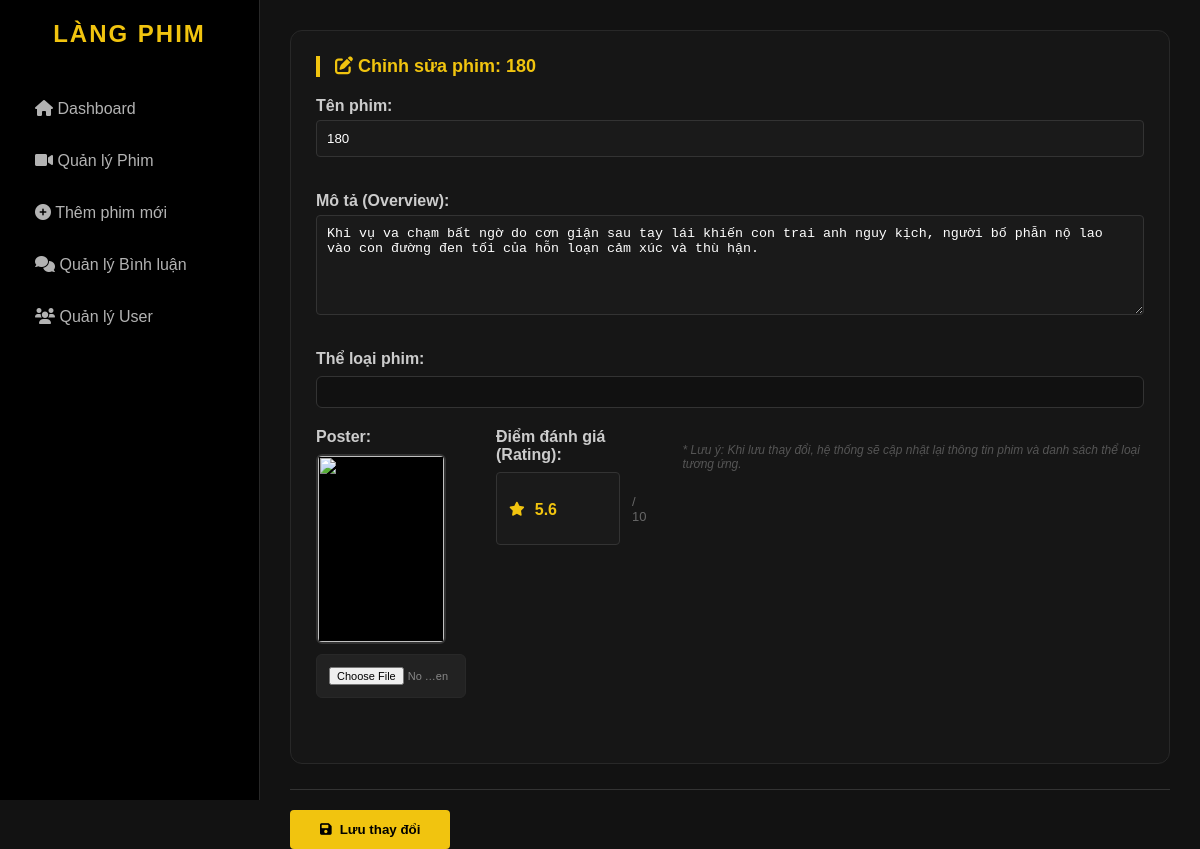
The page /admin/edit-movie.php?id=47 on the database as committed earlier.
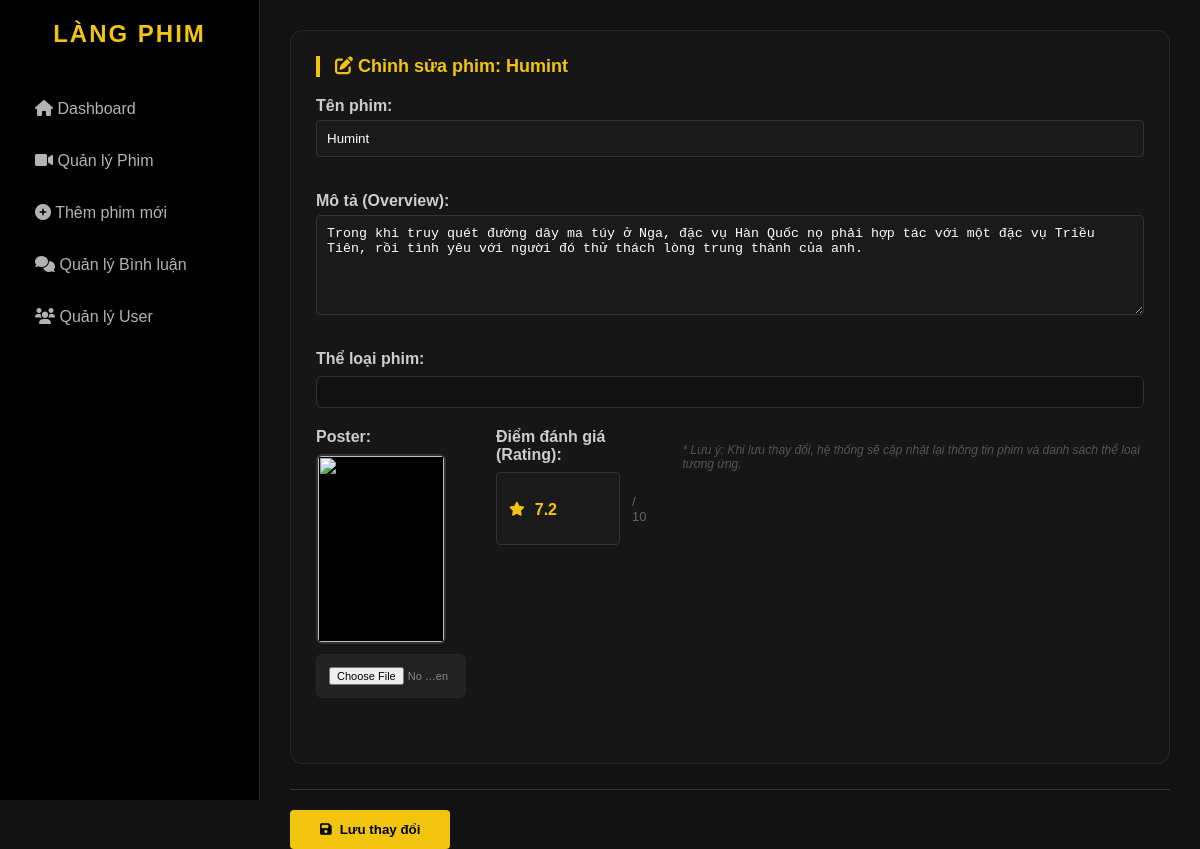
The same page on the database as committed later.
### tables this page shows
CREATE TABLE `movies` (
  `id` int(11) NOT NULL,
  `tmdb_id` int(11) DEFAULT NULL,
  `title` varchar(255) NOT NULL,
  `overview` text DEFAULT NULL,
  `poster_path` varchar(255) DEFAULT NULL,
  `backdrop_path` varchar(255) DEFAULT NULL,
  `release_date` date DEFAULT NULL,
  `rating` decimal(3,1) DEFAULT NULL,
  `created_at` timestamp NOT NULL DEFAULT current_timestamp(),
  `video_key` varchar(255) DEFAULT NULL
);

### admin/edit-movie.php (the view, shortened to what this page needs)
<?php
include_once __DIR__ . '/../core/config.php';
include 'sidebar.php';
if(isset($_GET['id'])) {
    $id = intval($_GET['id']);
    $stmt = $pdo->prepare("SELECT * FROM movies WHERE id = ?");
    $stmt->execute([$id]);
    $movie = $stmt->fetch();
}
?>
<div class="main-content">
    <div class="card">
        <h3><i class="fas fa-edit"></i> Chỉnh sửa phim: <?= htmlspecialchars($movie['title']) ?></h3>
        <form action="process-movie.php" method="POST" enctype="multipart/form-data" style="margin-top: 20px;">
            <div class="form-group" style="margin-bottom: 20px;">
                <label style="display: block; margin-bottom: 5px; font-weight: bold; color: #ccc;">Tên phim:</label>
                <input type="text" name="title" class="input-field"
                       value="<?= htmlspecialchars($movie['title']) ?>"
                       style="width: 100%; padding: 10px; background: #1a1a1a; border: 1px solid #333; color: #fff; border-radius: 4px;" required>
            </div>
            <div class="form-group" style="margin-bottom: 20px;">
                <label style="display: block; margin-bottom: 5px; font-weight: bold; color: #ccc;">Mô tả (Overview):</label>
                <textarea name="overview" class="input-field"
                          style="width: 100%; height: 100px; padding: 10px; background: #1a1a1a; border: 1px solid #333; color: #fff; border-radius: 4px; resize: vertical;"><?= htmlspecialchars($movie['overview']) ?></textarea>
            </div>
            <div class="form-group" style="margin-bottom: 20px;">
                <label style="display: block; margin-bottom: 8px; font-weight: bold; color: #ccc;">Thể loại phim:</label>
                <div style="display: grid; grid-template-columns: repeat(auto-fill, minmax(140px, 1fr)); gap: 12px; background: #111; padding: 15px; border-radius: 6px; border: 1px solid #333;">
                </div>
            </div>
            <div style="display: flex; gap: 30px; align-items: flex-start; margin-bottom: 25px;">
                <div class="form-group" style="flex: 0 0 150px;">
                    <label style="display: block; margin-bottom: 8px; font-weight: bold; color: #ccc;">Poster:</label>
                    <div style="width: 130px; height: 190px; border-radius: 6px; overflow: hidden; border: 2px solid #333; background: #000;">
                        <?php
                        $poster = trim($movie['poster_path'] ?? '');
                        if (filter_var($poster, FILTER_VALIDATE_URL)) { $final_url = $poster; }
                        elseif (str_starts_with($poster, '/')) { $final_url = "https://image.tmdb.org/t/p/w500" . $poster; }
                        else { $final_url = "../uploads/posters/" . ltrim($poster, '/'); }
                        ?>
                        <img src="<?= $final_url ?>" style="width: 100%; height: 100%; object-fit: cover;" onerror="this.src='../assets/images/no-poster.png';">
                    </div>
                    <input type="file" name="poster_file" style="margin-top: 10px; font-size: 11px; color: #888;">
                </div>
           <div class="form-group" style="flex: 1;">
    <label style="display: block; margin-bottom: 8px; font-weight: bold; color: #ccc;">Điểm đánh giá (Rating):</label>
    <div style="display: flex; align-items: center; gap: 12px;">
        <div style="display: flex; align-items: center; background: #1a1a1a; border: 1px solid #333; border-radius: 4px; width: 130px; padding-left: 12px; transition: border-color 0.3s;">
            <i class="fas fa-star" style="color: #f1c40f; font-size: 14px; flex-shrink: 0;"></i>
            <input type="number" step="0.1" name="rating" min="0" max="10"
                   value="<?= htmlspecialchars($movie['rating']) ?>"
                   style="padding :28px 0px 10px 10px ;background: transparent; border: none; color: #f1c40f; border-radius: 4px; font-weight: bold; font-size: 16px; outline: none; -moz-appearance: textfield;">
        </div>
        <span style="color: #666; font-size: 13px;">/ 10</span>
    </div>
</div>
                    <p style="margin-top: 15px; font-size: 12px; color: #555; font-style: italic;">
                        * Lưu ý: Khi lưu thay đổi, hệ thống sẽ cập nhật lại thông tin phim và danh sách thể loại tương ứng.
                    </p>
                </div>
            </div>
            <hr style="border: 0; border-top: 1px solid #333; margin-bottom: 20px;">
            <button type="submit" name="update_movie" class="btn-submit"
                    style="background: var(--primary); color: #000; border: none; padding: 12px 30px; border-radius: 4px; font-weight: bold; cursor: pointer; display: flex; align-items: center; gap: 8px;">
                <i class="fas fa-save"></i> Lưu thay đổi
            </button>
    </div>

Rows that differ between the two databases and show on the page:
changed movies: title "180" → "Humint"; overview "Khi vụ va chạm bất ngờ do cơn giận sau tay lái khiến con trai anh nguy kịch, người bố phẫn nộ lao vào con đường đen tối của hỗn loạn cảm xúc và thù hận." → "Trong khi truy quét đường dây ma túy ở Nga, đặc vụ Hàn Quốc nọ phải hợp tác với một đặc vụ Triều Tiên, rồi tình yêu với người đó thử thách lòng trung thành của anh."; rating "5.6" → "7.2"
